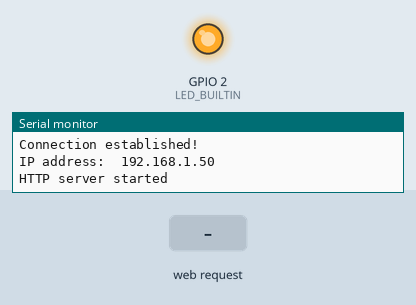
Recording of a sketch running on a simulated ESP8266 (NodeMCU). Parts: output pins drawn as LEDs (lit = HIGH, except the on-board LED, lit = LOW), the last lines printed to the serial monitor. The test bench sets the inputs (shaded band). WiFi joins after 1.5 s; servers stay silent unless stated.

Above: at 3.3 s.
3.4 s: HTTP request GET / received
At 4.4 s:
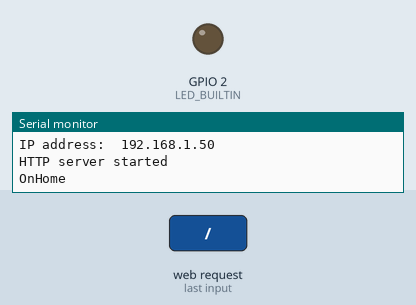
4.9 s: HTTP request GET /button_A_clicked received
At 5.5 s:
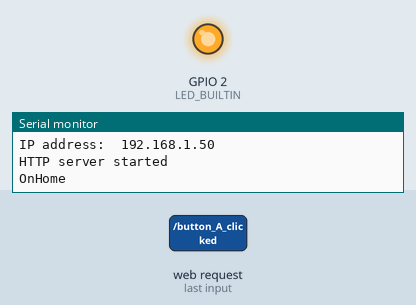
Timing chart, 0 to 7.9 s (numbered marks = the images above; inputs shaded):
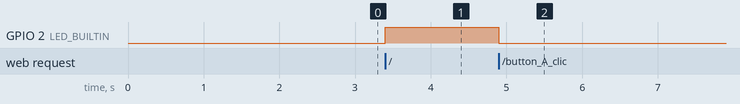

Measured:
- after the input at 3.4 s, GPIO 2 (LED_BUILTIN): LOW → HIGH at once
- after the input at 4.9 s, GPIO 2 (LED_BUILTIN): HIGH → LOW at once

The sketch:

WebServer.ino
```cpp
#include <ESP8266WiFi.h>
#include <ESP8266WebServer.h>

/* Put your SSID & Password */
const char* ssid = "anigno-hot";  // Enter SSID here
const char* password = "136161271";  //Enter Password here

bool state_A = false;
bool state_B = false;

ESP8266WebServer server(80);

void setup() {
  Serial.begin(115200);         // Start the Serial communication to send messages to the computer
  delay(10);
  Serial.println('\n');

  pinMode(LED_BUILTIN, OUTPUT);

  WiFi.begin(ssid, password);             // Connect to the network
  Serial.print("Connecting to ");
  Serial.print(ssid);
  Serial.println(" ...");

  int i = 0;
  while (WiFi.status() != WL_CONNECTED) { // Wait for the Wi-Fi to connect
    delay(1000);
    Serial.print(++i); Serial.print(' ');
  }

  Serial.println('\n');
  Serial.println("Connection established!");
  Serial.print("IP address:\t");
  Serial.println(WiFi.localIP());         // Send the IP address of the ESP8266 to the computer

  delay(100);

  server.on("/", handle_OnHome);
  server.on("/button_A_clicked", handle_button_A_clicked);
  server.on("/button_B_clicked", handle_button_B_clicked);
  server.onNotFound(handle_NotFound);

  server.begin();
  Serial.println();
  Serial.println("HTTP server started");
}

void loop() {
  server.handleClient();
}

void handle_OnHome() {
  server.send(200, "text/html", SendHTML());
  Serial.println("OnHome");
}

void handle_button_A_clicked() {
  state_A = !state_A;
  server.send(200, "text/html", SendHTML());
}

void handle_button_B_clicked() {
  state_B = !state_B;
  server.send(200, "text/html", SendHTML());
}

void handle_NotFound() {
  server.send(404, "text/plain", "Not found");
}

String SendHTML() {
  String ptr = "<!DOCTYPE html> <html>\n";
  ptr += "<head><meta name=\"viewport\" content=\"width=device-width, initial-scale=1.0, user-scalable=no\">\n";
  ptr += "<title>Anignora Alarm</title>\n";
  ptr += "<style>html { font-family: Helvetica; display: inline-block; margin: 0px auto; text-align: center;}\n";
  ptr += "body{margin-top: 50px;} h1 {color: #444444;margin: 50px auto 30px;} h3 {color: #444444;margin-bottom: 50px;}\n";
  ptr += ".button {display: block;width: 80px;background-color: #1abc9c;border: none;color: white;padding: 13px 30px;text-decoration: none;font-size: 25px;margin: 0px auto 35px;cursor: pointer;border-radius: 4px;}\n";
  ptr += ".button-on {background-color: #1abc9c;}\n";
  ptr += ".button-on:active {background-color: #16a085;}\n";
  ptr += ".button-off {background-color: #34495e;}\n";
  ptr += ".button-off:active {background-color: #2c3e50;}\n";
  ptr += "p {font-size: 14px;color: #888;margin-bottom: 10px;}\n";
  ptr += "</style>\n";
  ptr += "<META http-equiv=\"refresh\" content=\"5;URL=/\">";
  ptr += "</head>\n";
  ptr += "<body>\n";
  ptr += "<h1>Anignora Alarm</h1>\n";

  int led = state_A || state_B ? LOW : HIGH;
  digitalWrite(LED_BUILTIN, led);

  String active_A_text = state_A ? "ON" : "OFF";
  String button_A_style = state_A ? "button-on" : "button-off";
  String active_B_text = state_B ? "ON" : "OFF";
  String button_B_style = state_B ? "button-on" : "button-off";

  ptr += "<p>Home</p> <a class=\"button button-on\" href=\"/\">Home</a> \n";

  ptr += "<p>System Status</p> <a class=\"button " + button_A_style + "\" href=\"/button_A_clicked\">" + active_A_text + "</a> \n";
  ptr += "<p>Panic</p> <a class=\"button " + button_B_style + "\" href=\"/button_B_clicked\">" + active_B_text + "</a> \n";

  ptr += "</body>\n";
  ptr += "</html>\n";
  return ptr;
}
```
